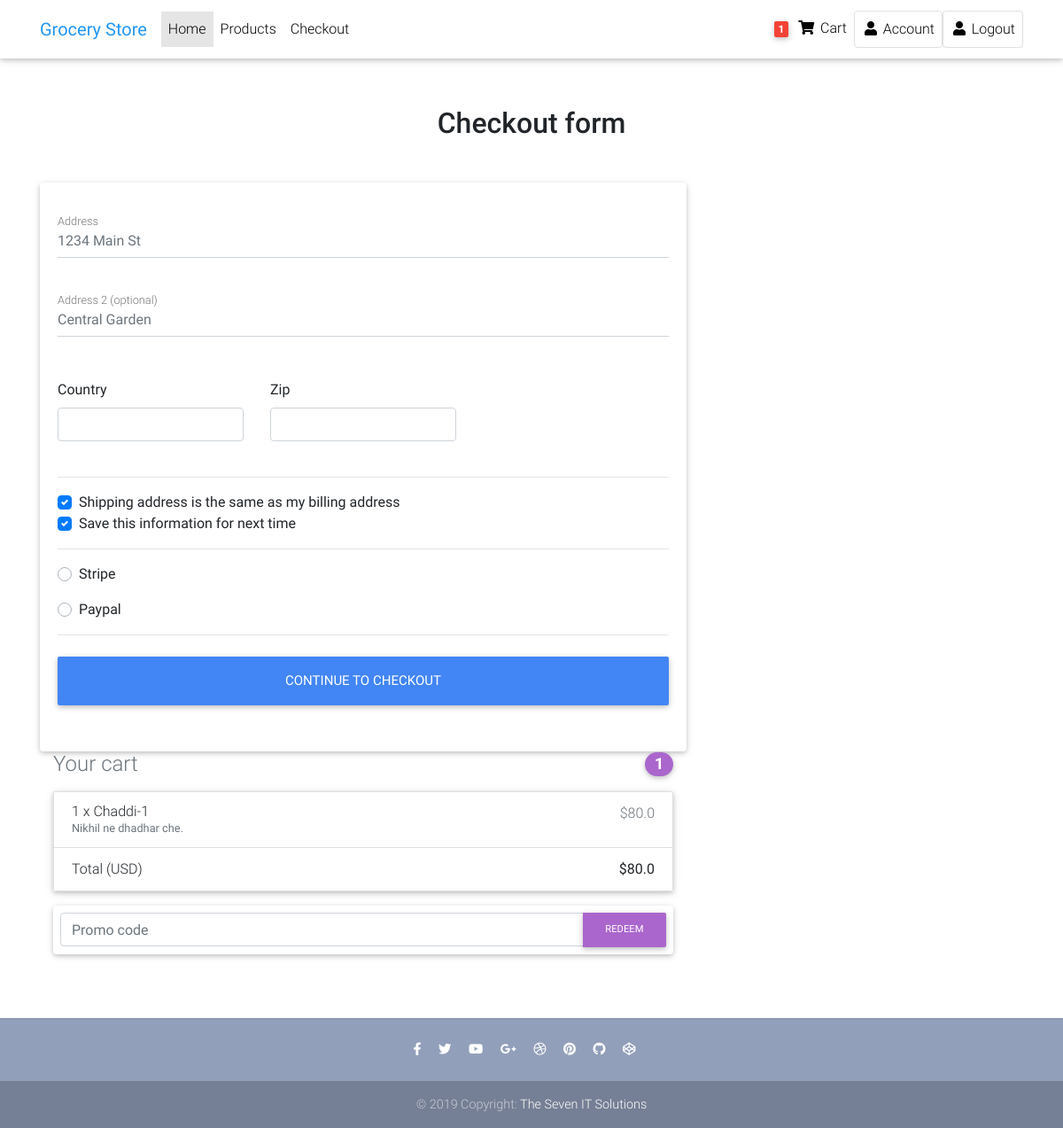
The app's page /checkout/ (signed in) with its own data.
### core/models.py (models this page shows, shortened)
class Order(models.Model):
    user = models.ForeignKey(settings.AUTH_USER_MODEL, on_delete=models.CASCADE)
    ref_code = models.CharField(max_length=20)
    items = models.ManyToManyField(OrderItem)
    start_date = models.DateTimeField(auto_now_add=True)
    ordered_date = models.DateTimeField()
    ordered = models.BooleanField(default=False)
    being_delivered = models.BooleanField(default=False)
    received = models.BooleanField(default=False)
    refund_requested = models.BooleanField(default=False)
    refund_granted = models.BooleanField(default=False)
    billing_address = models.ForeignKey('BillingAddress', on_delete=models.SET_NULL, blank=True, null=True)
    payment = models.ForeignKey('Payment', on_delete=models.SET_NULL, blank=True, null=True)
    coupon = models.ForeignKey('Coupon', on_delete=models.SET_NULL, blank=True, null=True)
    '''
    1. Adding item to cart
    2. Adding a billing address
    (2.1 Failed Checkouts)
    3. Payment
    (3.1 Pre-processing, processing, Packaging etc )
    4. Being delivered
    5. Received
    6. Refunds
    '''
    def get_total(self):
        total = 0
        for order_item in self.items.all():
            total += order_item.get_final_price()
        if self.coupon:
            total -= self.coupon.amount
        return total

class OrderItem(models.Model):
    user = models.ForeignKey(settings.AUTH_USER_MODEL, on_delete=models.CASCADE, default=1)
    ordered = models.BooleanField(default=False)
    item = models.ForeignKey(Item, on_delete=models.CASCADE)
    quantity = models.IntegerField(default=1)
    def get_total_discount_item_price(self):
        return self.quantity * self.item.discount_price
    def get_final_price(self):
        if self.item.discount_price:
            return self.get_total_discount_item_price()
        else:
            return self.get_total_item_price()

class Item(models.Model):
    title = models.CharField(max_length=100)
    price = models.FloatField()
    discount_price = models.FloatField(blank=True, null=True)
    category = models.CharField(choices=CATEGORY_CHOICES, max_length=2, default='S')
    label = models.CharField(choices=LABEL_CHOICES, max_length=1, default='P')
    slug = models.SlugField()
    description = models.TextField()
    image = models.ImageField(blank=True, null=True)

### core/views.py (the view, shortened to what this page needs)
# urls.py: path('checkout/', CheckoutView.as_view(), name='checkout'),
class CheckoutView(View):
    def get(self, *args, **kwargs):
        try:
            order = Order.objects.get(
                user=self.request.user,
                ordered=False
            )
            form = CheckoutForm()
            context = {
                'form': form,
                'couponform': CouponForm(),
                'order': order,
                'DISPLAY_COUPON_FORM': True
            }
            return render(self.request, "checkout-page.html", context)
        except ObjectDoesNotExist:
            messages.error(self.request, "Order does not exists")
            return redirect("core:checkout")

### core/forms.py
class CheckoutForm(forms.Form):
    street_address = forms.CharField(widget=forms.TextInput(attrs={
        'placeholder': '1234 Main St',
    }))
    apartment_address = forms.CharField(required=False, widget=forms.TextInput(attrs={
        'placeholder': 'Central Garden'
    }))
    country = CountryField(blank_label='(select country)').formfield(widget=CountrySelectWidget(attrs={
        'class': 'custom-select d-block w-100'
    }))
    zip = forms.CharField(widget=forms.TextInput(attrs={
        'class': "form-control"
    }))
    same_shipping_address = forms.BooleanField(required=False)
    save_info = forms.BooleanField(required=False)
    payment_option = forms.ChoiceField(choices=PAYMENT_CHOICES)

class CouponForm(forms.Form):
    code = forms.CharField(widget=forms.TextInput(attrs={
        'class': 'form-control',
        'placeholder': 'Promo code',
        'aria-label': "Recipient's username",
        'aria-describedby': "basic-addon2"
    }))

### core/templatetags/cart_template_tags.py (called while the page is built)
@register.filter
def cart_item_count(user):
    if user.is_authenticated:
        qs = Order.objects.filter(user=user, ordered=False)
        if qs.exists():
            return qs[0].items.count()
        return 0

### templates/checkout-page.html (shortened to what this page needs)
{% extends "base.html" %}
{% load crispy_forms_tags %}
{% block content %}
  <main>
    <div class="container wow fadeIn">
      <h2 class="my-5 h2 text-center">Checkout form</h2>
      <div class="row">
        <div class="col-md-8 mb-4">
          <div class="card">
            <form method="POST" class="card-body">
              <div class="md-form mb-5">
                {{ form.street_address }}
                <label class="">Address</label>
              </div>
              <div class="md-form mb-5">
                {{ form.apartment_address }}
                <label class="">Address 2 (optional)</label>
              </div>
              <div class="row">
                <div class="col-lg-4 col-md-12 mb-4">
                  <label>Country</label>
                  {{ form.country }}
                </div>
                <div class="col-lg-4 col-md-6 mb-4">
                  <label>Zip</label>
                  {{ form.zip }}
                </div>
              </div>
              <hr>
              <div class="custom-control custom-checkbox">
                <label class="custom-control-label" for="same-address">Shipping address is the same as my billing address</label>
              </div>
              <div class="custom-control custom-checkbox">
                <label class="custom-control-label" for="save-info">Save this information for next time</label>
              </div>
              <hr>
              {% for value,name in form.fields.payment_option.choices %}
              <div class="d-block my-3">
                <div class="custom-control custom-radio">
                  <label class="custom-control-label" for="{{ name }}">{{ name }}</label>
                </div>
                {% endfor %}
              </div>
              <hr class="mb-4">
              <button class="btn btn-primary btn-lg btn-block" type="submit">Continue to checkout</button>
            </form>
          </div>
        </div>
        {% include "order_snippet.html" %}
      </div>
    </div>
  </main>
{% endblock content %}

### templates/navbar.html (shortened to what this page needs)
{% load static %}
{% load cart_template_tags %}
  <nav class="navbar fixed-top navbar-expand-lg navbar-light white scrolling-navbar">
    <div class="container">
      <a class="navbar-brand waves-effect" href="/" target="">
        <strong class="blue-text">Grocery Store</strong>
      </a>
      <div class="collapse navbar-collapse" id="navbarSupportedContent">
        <ul class="navbar-nav mr-auto">
          <li class="nav-item active">
            <a class="nav-link waves-effect" href="#">Home
            </a>
          </li>
          <li class="nav-item">
            <a class="nav-link waves-effect" href="#" target="_blank">Products</a>
          </li>
          <li class="nav-item">
            <a class="nav-link waves-effect" href="#"
              target="_blank">Checkout</a>
          </li>
        </ul>
        <ul class="navbar-nav nav-flex-icons">
          <li class="nav-item">
            <a href="{% url 'core:order-summary' %}" class="nav-link waves-effect">
              {% if user.is_authenticated %}
              <span class="badge red z-depth-1 mr-1"> {{ request.user|cart_item_count }} </span>
              <i class="fas fa-shopping-cart"></i>
              <span class="clearfix d-none d-sm-inline-block"> Cart </span>
              {% endif %}
            </a>
          </li>
          <li class="nav-item">
            {% if user.is_authenticated %}
            <a href="#" class="nav-link border border-light rounded waves-effect"
              target=" ">
              <i class="fas fa-user"></i> Account
            </a>
          </li>
          <li class="nav-item">
            <a href="{% url 'account_logout' %}" class="nav-link border border-light rounded waves-effect"
              target="">
              <i class="fas fa-user"></i> Logout
            </a>
          </li>
            {% endif %}
        </ul>
      </div>
    </div>
  </nav>

### templates/order_snippet.html (shortened to what this page needs)
<div class="col-md-12 mb-4">
<h4 class="d-flex justify-content-between align-items-center mb-3">
  <span class="text-muted">Your cart</span>
  <span class="badge badge-secondary badge-pill">{{ order.items.count }}</span>
</h4>
<ul class="list-group mb-3 z-depth-1">
    {% for order_item in order.items.all %}
  <li class="list-group-item d-flex justify-content-between lh-condensed">
    <div>
      <h6 class="my-0">{{ order_item.quantity }} x {{ order_item.item.title }}</h6>
      <small class="text-muted">{{ order_item.item.description }}</small>
    </div>
    <span class="text-muted">${{ order_item.get_final_price }}</span>
  </li>
    {% endfor %}
  <li class="list-group-item d-flex justify-content-between">
    <span>Total (USD)</span>
    <strong>${{ order.get_total }}</strong>
  </li>
</ul>
  {% if DISPLAY_COUPON_FORM %}
<form class="card p-2" action="{% url 'core:add-coupon' %}" method="POST">
  <div class="input-group">
    {{ couponform.code }}
    <div class="input-group-append">
      <button class="btn btn-secondary btn-md waves-effect m-0" type="submit">Redeem</button>
    </div>
  </div>
</form>
  {% endif %}
</div>

### templates/base.html (style rules this page uses)
html, body, header, .carousel { height: 60vh; }

### records on screen
Order: items.count "1", get_total "80.0"
OrderItem: quantity "1", item "Chaddi-1", item.description "Nikhil ne dhadhar che.", get_final_price "80.0"

### other values on screen
{{ request.user|cart_item_count }} "1"
{{ name }} "Stripe" "Paypal"
